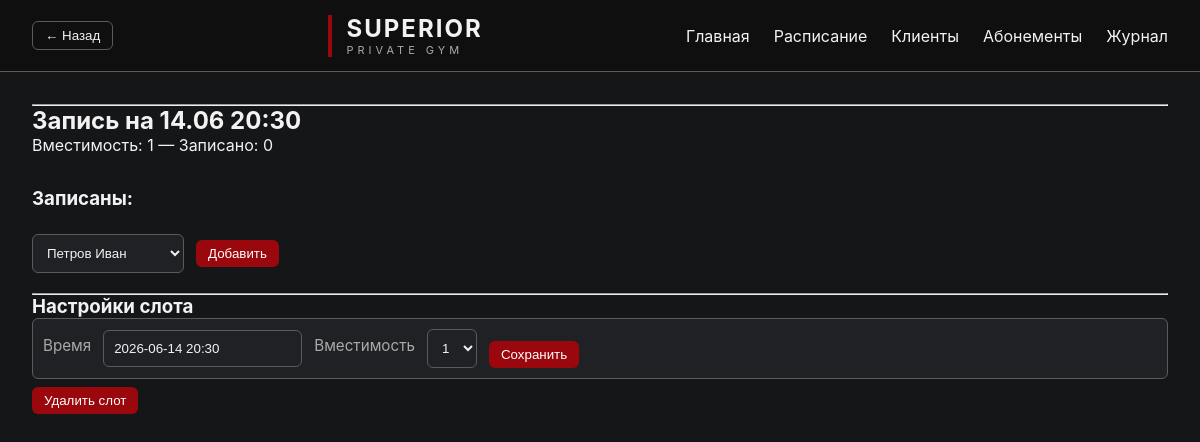
/slot/1, run on the app's committed database.
### app.py (models this page shows)
class Slot(Base):
    __tablename__ = "slots"
    id = Column(Integer, primary_key=True)
    start_time = Column(DateTime)
    capacity = Column(Integer, default=4)

### app.py (the view)
@app.get("/slot/{slot_id}")
def slot_page(
    request: Request,
    slot_id: int,
    db: Session = Depends(get_db),
    week_offset: int = 0,
):
    slot = db.get(Slot, slot_id)
    bookings = (
        db.query(Booking)
        .filter(
            Booking.slot_id == slot_id
        )
        .all()
    )
    clients: List[Client] = []
    for booking in bookings:
        clients.append(
            db.get(
                Client,
                booking.client_id,
            )
        )
    all_clients = db.query(Client).all()
    return templates.TemplateResponse(
        request=request,
        name="slot.html",
        context={
            "slot": slot,
            "clients": clients,
            "all_clients": all_clients,
            "week_offset": week_offset,
        },
    )

### templates/slot.html (shortened to what this page needs)
{% extends "base.html" %}
{% block content %}
<hr />
<div class="slot-header">
	<h2>Запись на {{ slot.start_time.strftime('%d.%m %H:%M') }}</h2>
	<div class="muted">Вместимость: {{ slot.capacity }} — Записано: {{ clients|length }}</div>
</div>
{% set flash = request.query_params.get('flash') %}
<h3>Записаны:</h3>
<form method="post" action="/slot/{{ slot.id }}/add">
	<select name="client_id" class="field">
		{% for client in all_clients %}
		<option value="{{ client.id }}">
		{{ client.name }}
		</option>
		{% endfor %}
	</select>
	<button class="btn">Добавить</button>
</form>
<br />
<hr />
<h3>Настройки слота</h3>
<form method="post" action="/slots/edit/{{ slot.id }}" class="field">
	<label class="label">Время</label>
	<input class="field" type="text" name="start_time" value="{{ slot.start_time.strftime('%Y-%m-%d %H:%M') }}" required />
	<label class="label">Вместимость</label>
	<select name="capacity" class="field">
		<option value="1" {% if slot.capacity == 1 %}selected{% endif %}>1</option>
	</select>
	<div class="edit-actions">
		<button class="btn" type="submit">Сохранить</button>
	</div>
</form>
<div style="display: flex; gap: 10px; align-items: center; margin-top: 8px;">
	<form method="post" action="/slots/delete/{{ slot.id }}"
		onsubmit="return confirm('Удалить слот? Это удалит все бронирования.');">
		<button class="btn" >Удалить слот</button>
	</form>
</div>
{% endblock %}

### static/style.css (style rules this page uses)
:root { --bg: #151618; --surface: #1F2124; --surface-hover: #252525; --text: #f2f2f2; --muted: #aaaaaa; --accent: #9A070D; --accent-hover: #B10A11; --accent-soft: rgba(154,7,13,.15); --warm_1: #8A6A4A; --warm_2: #7B5A3D; --green: #3c8f3f; --border: #5B5B5B; --radius: 6px; --radius-lg: 10px; --pad: 10px; --pad-lg: 20px; --btn-pad: 6px 12px; --row-height: 41px; --wrapper-rows: 10; }
.btn { display: inline-block; padding: var(--btn-pad); border-radius: var(--radius); background: var(--accent); color: white; border: none; cursor: pointer; text-decoration: none; text-align: center; }
.label { color: var(--muted); margin-bottom: 6px; font-size: 0.95rem; }
.field { padding: var(--pad); border-radius: var(--radius); border: 1px solid var(--border); background: var(--surface); color: var(--text); }
* { margin: 0; padding: 0; box-sizing: border-box; }
body { background: var(--bg); color: var(--text); font-family: Inter, Arial, sans-serif; min-height: 100vh; }
.slot-header { margin-bottom: 32px; }
form { display: flex; gap: 12px; align-items: center; }
select, input, textarea { background: var(--surface); color: var(--text); border: 1px solid var(--border); padding: var(--pad); border-radius: var(--radius); }
button { background: var(--accent); color: white; border: none; border-radius: var(--radius); padding: var(--btn-pad); cursor: pointer; }
.edit-actions { display: flex; gap: 8px; margin-top: 12px; }

### data on the page
Slot: start_time "14.06 20:30", capacity "1", start_time "2026-06-14 20:30"

### other printed values
{{ clients|length }} "0"
form field client_id "Петров Иван"
